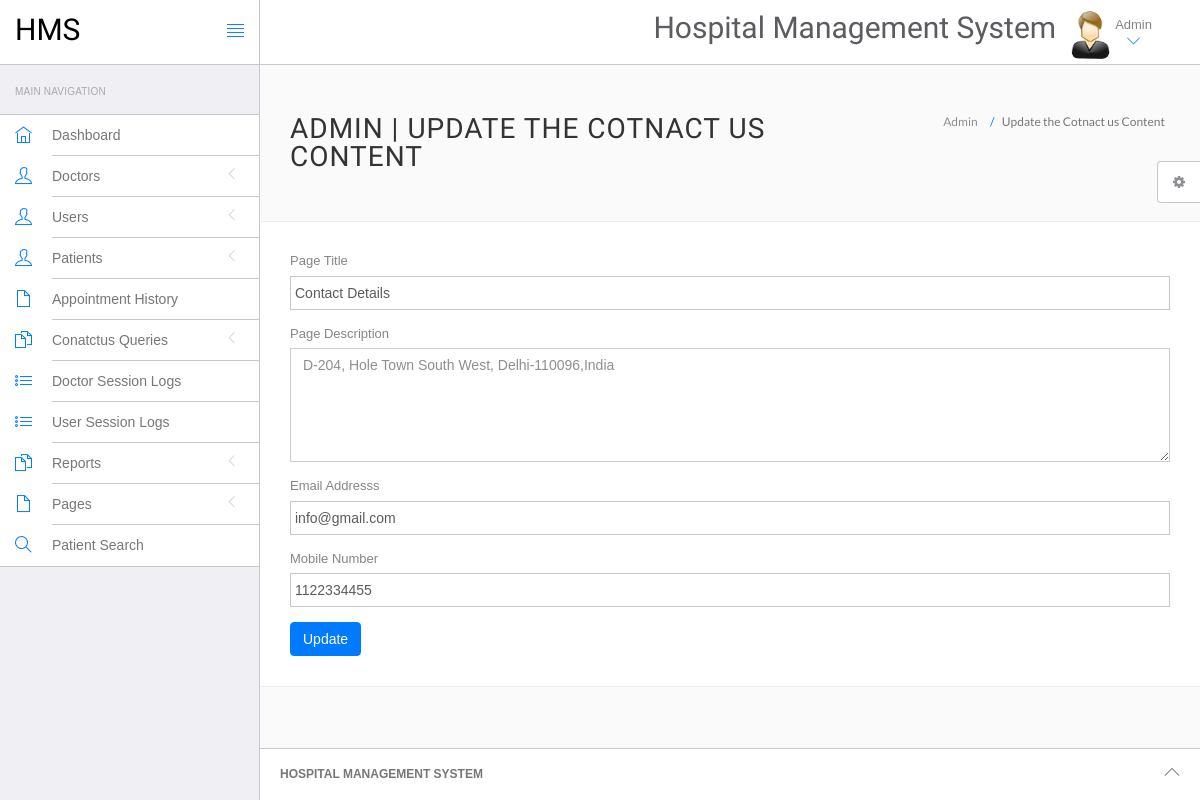
The app's page /src/hms/admin/contact.php (signed in), older data.
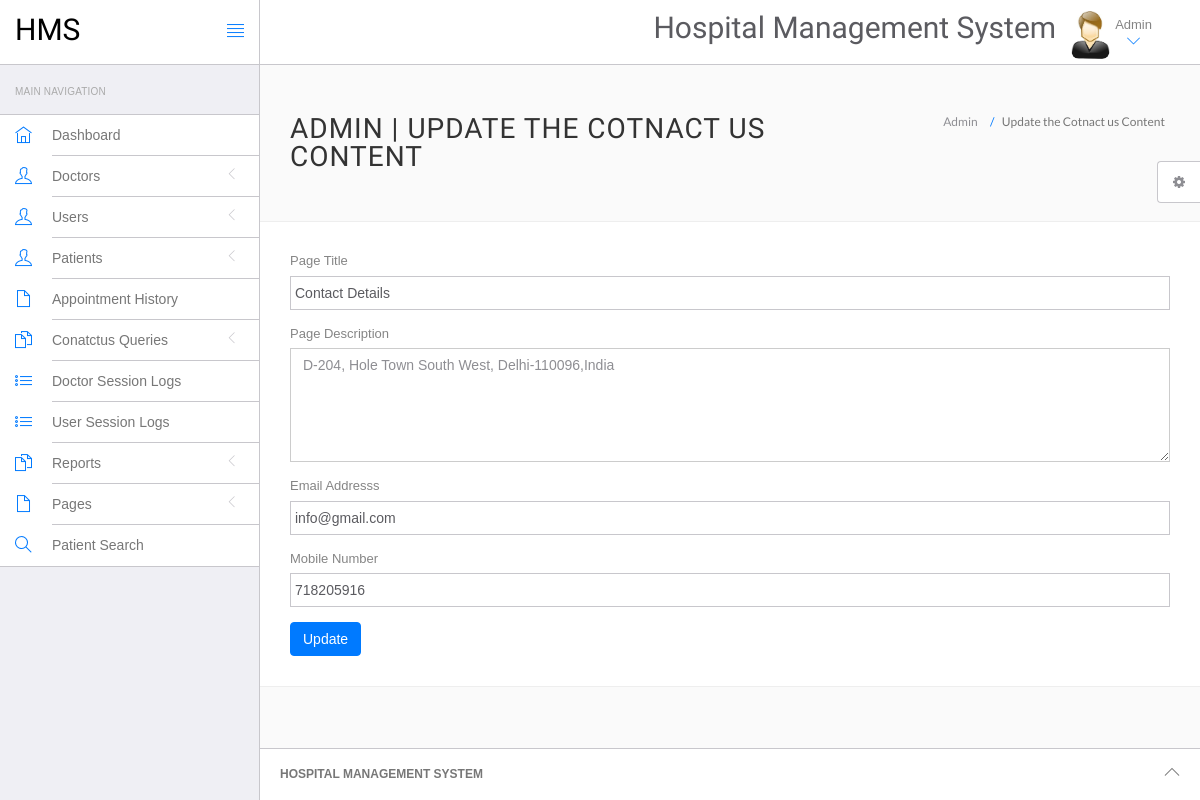
The same page, newer data.
### tables this page shows
CREATE TABLE `tblpage` (
  `ID` int(10) NOT NULL,
  `PageType` varchar(200) DEFAULT NULL,
  `PageTitle` varchar(200) DEFAULT NULL,
  `PageDescription` mediumtext DEFAULT NULL,
  `Email` varchar(120) DEFAULT NULL,
  `MobileNumber` bigint(10) DEFAULT NULL,
  `UpdationDate` timestamp NULL DEFAULT current_timestamp(),
  `OpenningTime` varchar(255) DEFAULT NULL
);

### src/hms/admin/contact.php (the view, shortened to what this page needs)
<?php
include('include/config.php');
if(strlen($_SESSION['id']==0)) {
 header('location:logout.php');
  } else{
?>
<!DOCTYPE html>
<html lang="en">
	<head>
		<link rel="stylesheet" href="vendor/bootstrap/css/bootstrap.min.css">
		<link rel="stylesheet" href="vendor/fontawesome/css/font-awesome.min.css">
		<link rel="stylesheet" href="vendor/themify-icons/themify-icons.min.css">
		<link href="vendor/animate.css/animate.min.css" rel="stylesheet" media="screen">
		<link href="vendor/perfect-scrollbar/perfect-scrollbar.min.css" rel="stylesheet" media="screen">
		<link href="vendor/switchery/switchery.min.css" rel="stylesheet" media="screen">
		<link href="vendor/bootstrap-touchspin/jquery.bootstrap-touchspin.min.css" rel="stylesheet" media="screen">
		<link href="vendor/select2/select2.min.css" rel="stylesheet" media="screen">
		<link href="vendor/bootstrap-datepicker/bootstrap-datepicker3.standalone.min.css" rel="stylesheet" media="screen">
		<link href="vendor/bootstrap-timepicker/bootstrap-timepicker.min.css" rel="stylesheet" media="screen">
		<link rel="stylesheet" href="assets/css/styles.css">
		<link rel="stylesheet" href="assets/css/plugins.css">
		<link rel="stylesheet" href="assets/css/themes/theme-1.css" id="skin_color" />
	</head>
	<body>
		<div id="app">
<?php include('include/sidebar.php');?>
			<div class="app-content">
					<?php include('include/header.php');?>
				<div class="main-content" >
					<div class="wrap-content container" id="container">
						<section id="page-title">
							<div class="row">
								<div class="col-sm-8">
									<h1 class="mainTitle">Admin  | Update the Cotnact us Content</h1>
																	</div>
								<ol class="breadcrumb">
									<li>
										<span>Admin </span>
									</li>
									<li class="active">
										<span>Update the Cotnact us Content</span>
									</li>
								</ol>
							</div>
						</section>
						<div class="container-fluid container-fullw bg-white">
									<div class="row">
								<div class="col-md-12">
          <form class="forms-sample" method="post">
                    <?php
$ret=mysqli_query($con,"select * from  tblpage where PageType='contactus'");
while ($row=mysqli_fetch_array($ret)) {
?>
                    <div class="form-group">
                       <label for="exampleInputUsername1">Page Title</label>
                      <input id="pagetitle" name="pagetitle" type="text" class="form-control" required="true" value="<?php  echo $row['PageTitle'];?>">
                    </div>
                    <div class="form-group">
                      <label for="exampleInputEmail1">Page Description</label>
                      <textarea class="form-control" name="pagedes" id="pagedes" rows="5"><?php  echo $row['PageDescription'];?></textarea>
                    </div>
                    <div class="form-group">
                      <label for="exampleInputUsername1">Email Addresss</label>
                     <input type="email" class="form-control" name="email" value="<?php  echo $row['Email'];?>" required='true'>
                    </div>
                    <div class="form-group">
                      <label for="exampleInputUsername1">Mobile Number</label>
                     <input type="text" class="form-control" name="mobnum" value="<?php  echo $row['MobileNumber'];?>" required='true' maxlength="10" pattern='[0-9]+'>
                    </div>
                    <?php } ?>
                    <button type="submit" class="btn btn-primary mr-2" name="submit">Update</button>
                  </form>
								</div>
							</div>
								</div>
					</div>
				</div>
			</div>
	<?php include('include/footer.php');?>
	<?php include('include/setting.php');?>
		</div>
	</body>
</html>
<?php } ?>

### src/hms/admin/include/sidebar.php (shortened to what this page needs)
<div class="sidebar app-aside" id="sidebar">
				<div class="sidebar-container perfect-scrollbar">
<nav>
						<div class="navbar-title">
							<span>Main Navigation</span>
						</div>
						<ul class="main-navigation-menu">
							<li>
								<a href="dashboard.php">
									<div class="item-content">
										<div class="item-media">
											<i class="ti-home"></i>
										</div>
										<div class="item-inner">
											<span class="title"> Dashboard </span>
										</div>
									</div>
								</a>
							</li>
							<li>
								<a href="javascript:void(0)">
									<div class="item-content">
										<div class="item-media">
											<i class="ti-user"></i>
										</div>
										<div class="item-inner">
											<span class="title"> Doctors </span><i class="icon-arrow"></i>
										</div>
									</div>
								</a>
								</li>
				<li>
								<a href="javascript:void(0)">
									<div class="item-content">
										<div class="item-media">
											<i class="ti-user"></i>
										</div>
										<div class="item-inner">
											<span class="title"> Users </span><i class="icon-arrow"></i>
										</div>
									</div>
								</a>
								</li>
								<li>
								<a href="javascript:void(0)">
									<div class="item-content">
										<div class="item-media">
											<i class="ti-user"></i>
										</div>
										<div class="item-inner">
											<span class="title"> Patients </span><i class="icon-arrow"></i>
										</div>
									</div>
								</a>
								</li>
<li>
								<a href="appointment-history.php">
									<div class="item-content">
										<div class="item-media">
											<i class="ti-file"></i>
										</div>
										<div class="item-inner">
											<span class="title"> Appointment History </span>
										</div>
									</div>
								</a>
							</li>
				<li>
								<a href="javascript:void(0)">
									<div class="item-content">
										<div class="item-media">
											<i class="ti-files"></i>
										</div>
										<div class="item-inner">
											<span class="title"> Conatctus Queries </span><i class="icon-arrow"></i>
										</div>
									</div>
								</a>
								</li>
	<li>
								<a href="doctor-logs.php">
									<div class="item-content">
										<div class="item-media">
											<i class="ti-list"></i>
										</div>
										<div class="item-inner">
											<span class="title"> Doctor Session Logs </span>
										</div>
									</div>
								</a>
							</li>
							<li>
								<a href="user-logs.php">
									<div class="item-content">
										<div class="item-media">
											<i class="ti-list"></i>
										</div>
										<div class="item-inner">
											<span class="title"> User Session Logs </span>
										</div>
									</div>
								</a>
							</li>
				<li>
								<a href="javascript:void(0)">
									<div class="item-content">
										<div class="item-media">
											<i class="ti-files"></i>
										</div>
										<div class="item-inner">
											<span class="title"> Reports </span><i class="icon-arrow"></i>
										</div>
									</div>
								</a>
							</li>
				<li>
								<a href="javascript:void(0)">
									<div class="item-content">
										<div class="item-media">
											<i class="ti-file"></i>
										</div>
										<div class="item-inner">
											<span class="title"> Pages </span><i class="icon-arrow"></i>
										</div>
									</div>
								</a>
							</li>
								<li>
								<a href="patient-search.php">
									<div class="item-content">
										<div class="item-media">
											<i class="ti-search"></i>
										</div>
										<div class="item-inner">
											<span class="title"> Patient Search </span>
										</div>
									</div>
								</a>
							</li>
						</ul>
					</nav>
					</div>
			</div>

### src/hms/admin/include/header.php (shortened to what this page needs)
<header class="navbar navbar-default navbar-static-top">
					<div class="navbar-header">
						<a class="navbar-brand" href="#">
							<h2 style="padding-top:20%; color:#000 ">HMS</h2>
						</a>
						<a href="#" class="sidebar-toggler pull-right visible-md visible-lg" data-toggle-class="app-sidebar-closed" data-toggle-target="#app">
							<i class="ti-align-justify"></i>
						</a>
					</div>
					<div class="navbar-collapse collapse">
						<ul class="nav navbar-right">
								<li  style="padding-top:2% ">
								<h2>Hospital Management System</h2>
							</li>
							<li class="dropdown current-user">
								<a href class="dropdown-toggle" data-toggle="dropdown">
									<img src="assets/images/images.jpg" > <span class="username">
			Admin
									<i class="ti-angle-down"></i></i></span>
								</a>
							</li>
						</ul>
					</div>
				</header>

### src/hms/admin/include/footer.php
<footer>
				<div class="footer-inner">
					<div class="pull-left">
					<span class="text-bold text-uppercase"> Hospital Management System</span>
					</div>
					<div class="pull-right">
						<span class="go-top"><i class="ti-angle-up"></i></span>
					</div>
				</div>
			</footer>

### src/hms/admin/include/setting.php (shortened to what this page needs)
<div class="settings panel panel-default hidden-xs hidden-sm" id="settings">
				<button ct-toggle="toggle" data-toggle-class="active" data-toggle-target="#settings" class="btn btn-default">
					<i class="fa fa-spin fa-gear"></i>
				</button>
			</div>

### src/hms/admin/assets/css/plugins.css (style rules this page uses)
.perfect-scrollbar { overflow-y: hidden !important; }

### src/hms/admin/assets/css/themes/theme-1.css (style rules this page uses)
body { background: #FAFAFA; }
header .navbar-header { background: #ffffff !important; border-right-color: #c8c7cc !important; border-bottom-color: #c8c7cc !important; }
header .navbar-header .sidebar-toggler, header .navbar-header .sidebar-mobile-toggler { color: #007aff !important; }
header .navbar-header .navbar-brand { color: #777 !important; }
header .navbar-collapse { background: #ffffff !important; border-bottom-color: #c8c7cc !important; box-shadow: none !important; }
header .navbar-collapse .navbar-right > li > a { color: #777; }
header .navbar-collapse .navbar-right > li > a i { color: #007aff !important; }
#sidebar { background: #EFEFF4 !important; }
#sidebar:before { border-right-width: "1px" !important; border-right-style: solid; border-right-color: #c8c7cc !important; }
#sidebar nav { border-right-width: "1px" !important; border-right-style: solid; border-right-color: #c8c7cc !important; }
#sidebar nav .navbar-title { color: #aaaaaa; }
#sidebar nav > ul { background: #ffffff !important; border-bottom-color: #c8c7cc !important; border-top-color: #c8c7cc !important; }
#sidebar nav > ul > li > a .item-media > i { color: #007aff !important; }
#sidebar nav > ul > li > a .item-inner { color: #777 !important; border-bottom-color: #c8c7cc; }
#app > footer { background: #ffffff !important; border-top-color: #c8c7cc !important; color: #777; }

Row changes from the older to the newer data that the page shows:
changed tblpage "Contact Details": mobnum "1122334455" → "718205916"
